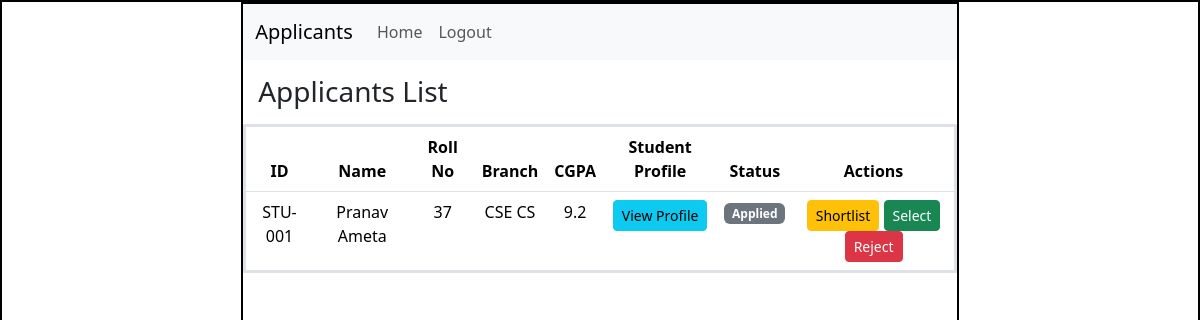
Screenshot of /drive/2/applicants with the database file from the repository.
### application/models.py (models this page shows)
class Application(db.Model):
    __tablename__ = "application"
    id = db.Column(db.Integer(), primary_key=True)
    student_id = db.Column(db.Integer(), db.ForeignKey('user.id'), nullable=False)
    drive_id = db.Column(db.Integer(), db.ForeignKey('placement_drive.id'), nullable=False)
    date = db.Column(db.String(), nullable=False)
    status = db.Column(db.String(), nullable=False, default='applied')

class StudentProfile(db.Model):
    __tablename__ = "student_profile"
    id = db.Column(db.Integer(), primary_key=True)
    user_id = db.Column(db.Integer(), db.ForeignKey('user.id'))
    name = db.Column(db.String())
    cgpa = db.Column(db.Float())
    roll_no = db.Column(db.String())
    contact_no = db.Column(db.String())
    branch = db.Column(db.String())
    summary = db.Column(db.String())
    skills = db.Column(db.String())

### application/controllers.py (the view)
@app.route("/drive/<int:drive_id>/applicants")
def view_applicants(drive_id):
    apps = Application.query.filter_by(drive_id=drive_id).all()
    users = {u.id: u for u in User.query.all()}
    profiles = {p.user_id: p for p in StudentProfile.query.all()}
    return render_template(
        "applicants.html",
        apps=apps,
        users=users,
        profiles=profiles
    )

### templates/applicants.html (shortened to what this page needs)
<!DOCTYPE html>
<html lang="en">
<head>
    <link rel="stylesheet" href="/static/style.css">
    <link href="https://cdn.jsdelivr.net/npm/bootstrap@5.3.8/dist/css/bootstrap.min.css" rel="stylesheet">
</head>
<body>
    <div id="main">
        <div id="canvas">
            <nav class="navbar navbar-expand-lg bg-body-tertiary">
                <div class="container-fluid">
                    <a class="navbar-brand">Applicants</a>
                    <div class="collapse navbar-collapse">
                        <ul class="navbar-nav me-auto">
                            <li class="nav-item">
                                <a class="nav-link" href="/company/dashboard">Home</a>
                            </li>
                            <li class="nav-item">
                                <a class="nav-link" href="/logout">Logout</a>
                            </li>
                        </ul>
                    </div>
                </div>
            </nav>
            <div id="content">
                <h3 class="headings">Applicants List</h3>
                <table class="table text-center border border-3">
                    <thead>
                        <tr>
                            <th>ID</th>
                            <th>Name</th>
                            <th>Roll No</th>
                            <th>Branch</th>
                            <th>CGPA</th>
                            <th>Student Profile</th>
                            <th>Status</th>
                            <th>Actions</th>
                        </tr>
                    </thead>
                    <tbody>
                        {% for app in apps %}
                        <tr>
                            <td>STU-{{ "%03d"|format(app.student_id - 1) }}</td>
                            <td>{{ profiles[app.student_id].name or users[app.student_id].username }}</td>
                            <td>{{ profiles[app.student_id].roll_no }}</td>
                            <td>{{ profiles[app.student_id].branch }}</td>
                            <td>{{ profiles[app.student_id].cgpa }}</td>
                            <td>
                                <a href="/student/profile/{{ users[app.student_id].id }}"
                                    class="btn btn-info btn-sm">View Profile</a>
                            <td>
                                {% if app.status == "applied" %}
                                    <span class="badge bg-secondary">Applied</span>
                                {% elif app.status == "shortlisted" %}
                                    <span class="badge bg-warning">Shortlisted</span>
                                {% elif app.status == "selected" %}
                                    <span class="badge bg-success">Selected</span>
                                {% elif app.status == "rejected" %}
                                    <span class="badge bg-danger">Rejected</span>
                                {% endif %}
                            </td>
                            <td>
                                <a href="/update_status/{{ app.id }}/shortlisted"
                                   class="btn btn-warning btn-sm">Shortlist</a>
                                <a href="/update_status/{{ app.id }}/selected"
                                   class="btn btn-success btn-sm">Select</a>
                                <a href="/update_status/{{ app.id }}/rejected"
                                   class="btn btn-danger btn-sm">Reject</a>
                            </td>
                        </tr>
                        {% endfor %}
                    </tbody>
                </table>
            </div>
        </div>
    </div>
</body>
</html>

### static/style.css (style rules this page uses)
* { margin:0px; }
#main, #canvas { border: 2px solid black; }
#canvas { width:60%; height:780px; margin:auto; }
.headings { margin: 10px; padding: 5px; margin-top: 10px; }

### rows the page displays
Application: student_id "001", student.cgpa "9.2", status "Applied"
StudentProfile: name "Pranav Ameta", roll_no "37", branch "CSE CS"
